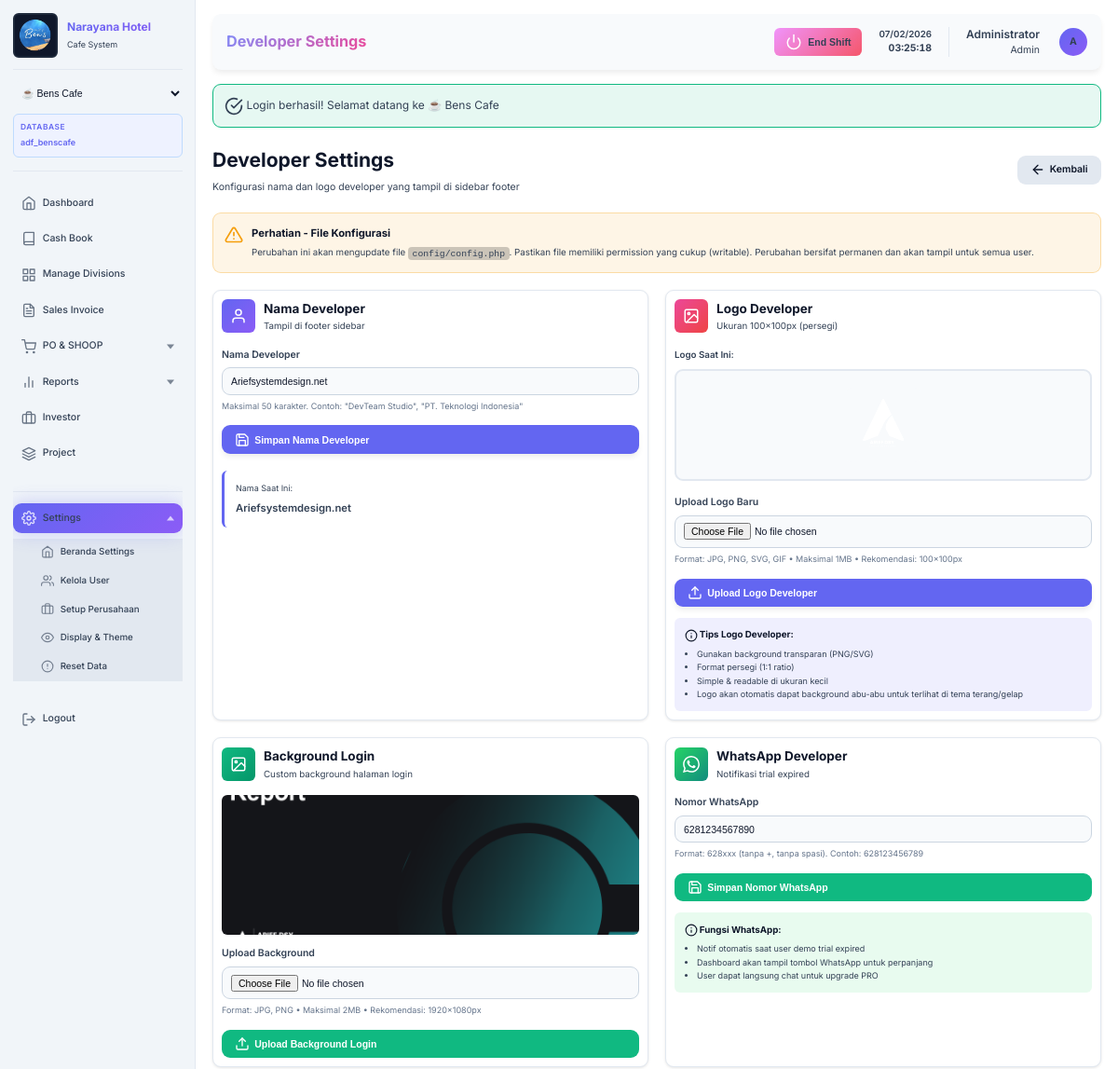
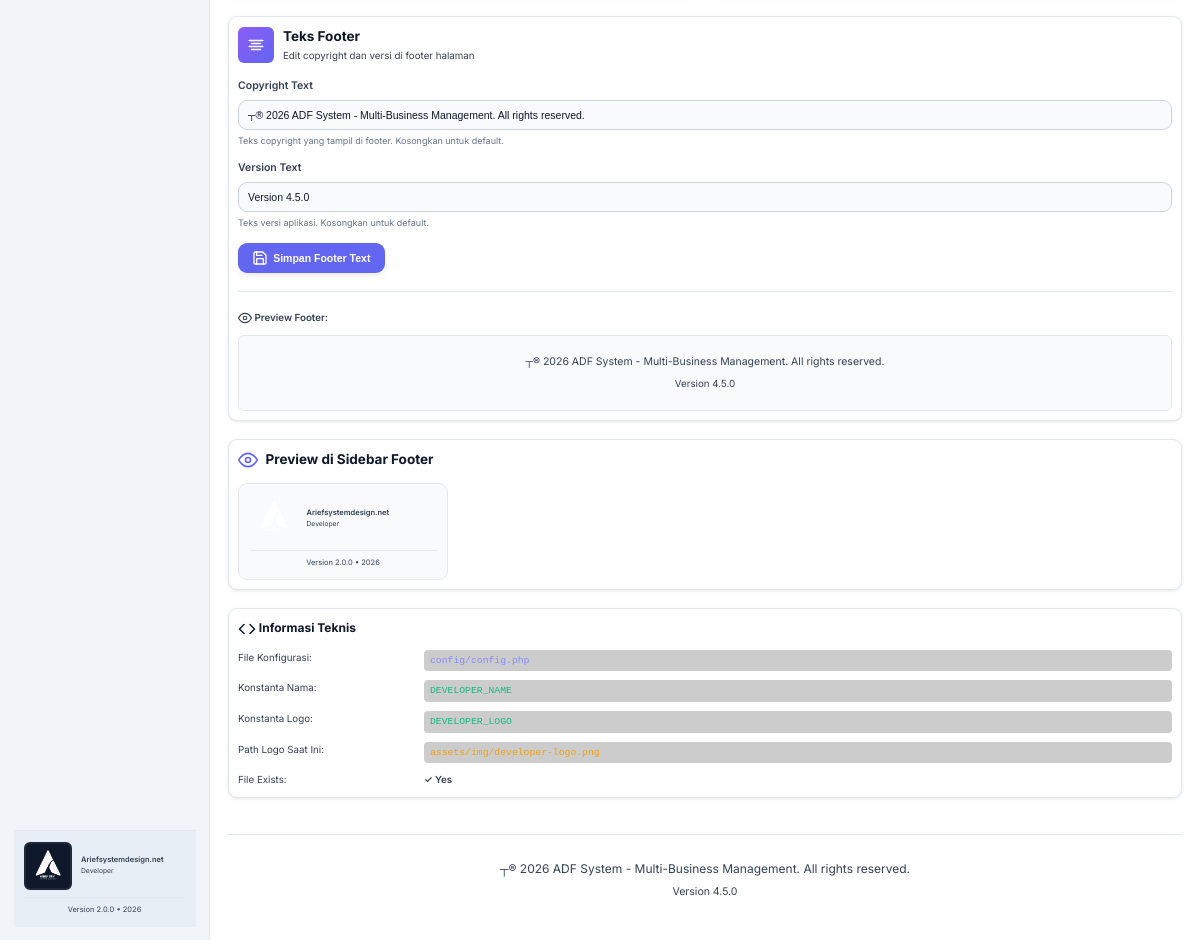
The page /adf_system/modules/settings/developer-settings.php (signed in) on the database its author committed (2 pictures, top to bottom).
### tables this page shows
CREATE TABLE `settings` (
  `id` int(11) NOT NULL AUTO_INCREMENT,
  `setting_key` varchar(100) NOT NULL,
  `setting_value` longtext DEFAULT NULL,
  `setting_type` varchar(50) DEFAULT 'string',
  `description` text DEFAULT NULL,
  `created_at` timestamp NOT NULL DEFAULT current_timestamp(),
  `updated_at` timestamp NOT NULL DEFAULT current_timestamp() ON UPDATE current_timestamp(),
  PRIMARY KEY (`id`),
  UNIQUE KEY `setting_key` (`setting_key`),
  KEY `idx_key` (`setting_key`)
);

### adf_system/modules/settings/developer-settings.php (the view, shortened to what the rows shown need)
<?php
require_once '../../config/database.php';
$db = Database::getInstance();
$pageTitle = 'Developer Settings';
$loginBgSetting = $db->fetchOne("SELECT setting_value FROM settings WHERE setting_key = 'login_background'");
$currentLoginBg = $loginBgSetting['setting_value'] ?? null;
$waSetting = $db->fetchOne("SELECT setting_value FROM settings WHERE setting_key = 'developer_whatsapp'");
$currentWA = $waSetting['setting_value'] ?? '';
$footerCopyrightSetting = $db->fetchOne("SELECT setting_value FROM settings WHERE setting_key = 'footer_copyright'");
$currentFooterCopyright = $footerCopyrightSetting['setting_value'] ?? '';
$footerVersionSetting = $db->fetchOne("SELECT setting_value FROM settings WHERE setting_key = 'footer_version'");
$currentFooterVersion = $footerVersionSetting['setting_value'] ?? '';
include '../../includes/header.php';
?>
<div style="display: flex; align-items: center; justify-content: space-between; margin-bottom: 1.5rem;">
    <div>
        <h2 style="font-size: 1.75rem; font-weight: 800; color: var(--text-primary); margin-bottom: 0.375rem;">
            Developer Settings
        </h2>
    </div>
</div>
<div style="display: grid; grid-template-columns: 1fr 1fr; gap: 1.5rem; margin-top: 1.5rem;">
    <div class="card">
        <?php if ($currentLoginBg && file_exists(BASE_PATH . '/uploads/backgrounds/' . $currentLoginBg)): ?>
            <div style="margin-bottom: 1rem; border-radius: var(--radius-md); overflow: hidden; height: 150px;">
                <img src="<?php echo BASE_URL . '/uploads/backgrounds/' . $currentLoginBg; ?>?v=<?php echo time(); ?>" alt="Login Background" style="width: 100%; height: 100%; object-fit: cover;">
            </div>
        <?php endif; ?>
    </div>
    <div class="card">
        <form method="POST">
            <div class="form-group">
                <label class="form-label">Nomor WhatsApp</label>
                <input type="text" name="whatsapp_number" class="form-control" value="<?php echo htmlspecialchars($currentWA); ?>" placeholder="628123456789" required>
                <small style="color: var(--text-muted); font-size: 0.75rem; margin-top: 0.375rem; display: block;">
                    Format: 628xxx (tanpa +, tanpa spasi). Contoh: 628123456789
                </small>
            </div>
        </form>
    </div>
</div>
<div class="card" style="margin-top: 1.5rem;">
    <form method="POST" style="display: grid; gap: 1rem;">
        <div class="form-group" style="margin: 0;">
            <label class="form-label">Copyright Text</label>
            <input type="text" name="footer_copyright" class="form-control"
                   value="<?php echo htmlspecialchars($currentFooterCopyright ?: '© ' . APP_YEAR . ' ' . APP_NAME . '. All rights reserved.'); ?>"
                   placeholder="© 2026 Narayana Hotel Management. All rights reserved."
                   maxlength="100">
            <small style="color: var(--text-muted); font-size: 0.75rem; margin-top: 0.375rem; display: block;">
                Teks copyright yang tampil di footer. Kosongkan untuk default.
            </small>
        </div>
        <div class="form-group" style="margin: 0;">
            <label class="form-label">Version Text</label>
            <input type="text" name="footer_version" class="form-control"
                   value="<?php echo htmlspecialchars($currentFooterVersion ?: 'Version ' . APP_VERSION); ?>"
                   placeholder="Version 1.0.0"
                   maxlength="50">
            <small style="color: var(--text-muted); font-size: 0.75rem; margin-top: 0.375rem; display: block;">
                Teks versi aplikasi. Kosongkan untuk default.
            </small>
        </div>
    </form>
    <div style="margin-top: 1.5rem; padding-top: 1.5rem; border-top: 1px solid var(--bg-tertiary);">
        <div style="background: var(--bg-secondary); border: 1px solid var(--bg-tertiary); border-radius: var(--radius-md); padding: 1.5rem; text-align: center;">
            <p style="color: var(--text-muted); margin: 0 0 0.5rem 0; font-size: 0.875rem;">
                <?php echo htmlspecialchars($currentFooterCopyright ?: '© ' . APP_YEAR . ' ' . APP_NAME . '. All rights reserved.'); ?>
            </p>
            <p style="color: var(--text-muted); margin: 0; font-size: 0.813rem;">
                <?php echo htmlspecialchars($currentFooterVersion ?: 'Version ' . APP_VERSION); ?>
            </p>
        </div>
    </div>
</div>
<?php include '../../includes/footer.php'; ?>

### adf_system/includes/header.php (shortened to what the rows shown need)
<!DOCTYPE html>
<html lang="<?php echo $_SESSION['user_language'] ?? 'id'; ?>">
<head>
    <link rel="stylesheet" href="<?php echo BASE_URL; ?>/assets/css/style.css?v=<?php echo time(); ?>">
</head>
<?php
$userTheme = 'dark';
if (isset($_SESSION['user_id'])) {
    try {
        require_once __DIR__ . '/../config/database.php';
        $db = Database::getInstance();
        $themeResult = $db->fetchOne(
            "SELECT theme FROM user_preferences WHERE user_id = ? AND branch_id = ? LIMIT 1",
            [$_SESSION['user_id'], ACTIVE_BUSINESS_ID]
        );
        if ($themeResult && !empty($themeResult['theme'])) {
            $userTheme = $themeResult['theme'];
        } else {
            $fallbackTheme = $db->fetchOne(
                "SELECT theme FROM user_preferences WHERE user_id = ? LIMIT 1",
                [$_SESSION['user_id']]
            );
            if ($fallbackTheme && !empty($fallbackTheme['theme'])) {
                $userTheme = $fallbackTheme['theme'];
            }
        }
    } catch (Exception $e) {
        $userTheme = 'dark';
        $themeError = $e->getMessage();
    }
}
?>
<body data-theme="<?php echo htmlspecialchars($userTheme); ?>" data-business="<?php echo ACTIVE_BUSINESS_ID; ?>" data-business-type="<?php echo BUSINESS_TYPE; ?>">
    <div class="main-wrapper">
        <aside class="sidebar">
            <div class="sidebar-header">
                <?php
                $companyNameSetting = $db->fetchOne("SELECT setting_value FROM settings WHERE setting_key = 'company_name'");
                $displayCompanyName = ($companyNameSetting && $companyNameSetting['setting_value'])
                    ? $companyNameSetting['setting_value']
                    : BUSINESS_NAME;
                ?>
                <div style="display: flex; align-items: center; gap: 0.875rem;">
                    <div style="flex: 1;">
                        <h1 class="logo" style="margin: 0; font-size: 1rem;"><?php echo htmlspecialchars($displayCompanyName); ?></h1>
                        <p style="color: var(--text-muted); font-size: 0.75rem; margin: 0; margin-top: 0.25rem;"><?php echo ucfirst(BUSINESS_TYPE); ?> System</p>
                    </div>
                </div>
                        <?php
                        require_once __DIR__ . '/../config/database.php';
                        ?>
            </div>
        </aside>
        <main class="main-content">
            <div class="top-bar">
                <div>
                    <h1 class="page-title"><?php echo $pageTitle ?? 'Dashboard'; ?></h1>
                </div>
            </div>
            <div class="page-content">

### adf_system/includes/footer.php (shortened to what the rows shown need)
           </div>
           <?php
           $footerCopyrightSetting = $db->fetchOne("SELECT setting_value FROM settings WHERE setting_key = 'footer_copyright'");
           $footerCopyright = $footerCopyrightSetting['setting_value'] ?? ('© ' . APP_YEAR . ' ' . APP_NAME . '. All rights reserved.');
           $footerVersionSetting = $db->fetchOne("SELECT setting_value FROM settings WHERE setting_key = 'footer_version'");
           $footerVersion = $footerVersionSetting['setting_value'] ?? ('Version ' . APP_VERSION);
           ?>
           <footer style="margin-top: 3rem; padding: 2rem 0; border-top: 1px solid var(--bg-tertiary); text-align: center; color: var(--text-muted);">
               <p><?php echo htmlspecialchars($footerCopyright); ?></p>
               <p style="font-size: 0.875rem; margin-top: 0.5rem;"><?php echo htmlspecialchars($footerVersion); ?></p>
           </footer>
       </main>
   </div>
</body>
</html>

### rows shown on the page
settings: setting_value "Narayana Hotel"
settings: setting_value (picture)
settings: whatsapp_number "6281234567890"
settings: footer_copyright "┬® 2026 ADF System - Multi-Business Management. All rights reserved.", setting_value "┬® 2026 ADF System - Multi-Business Management. All rights reserved."
settings: footer_version "Version 4.5.0", setting_value "Version 4.5.0"

### other values the page prints
BUSINESS_TYPE "Cafe"
$currentDb "adf_benscafe"
__('dashboard.title') "Dashboard"
__('cashbook.title') "Cash Book"
__('settings.divisions') "Manage Divisions"
__('settings.title') "Settings"
DEVELOPER_NAME "Ariefsystemdesign.net"
APP_VERSION "2.0.0"
APP_YEAR "2026"
$pageTitle "Developer Settings"
$_SESSION['full_name'] "Administrator"
$_SESSION['role'] "Admin"
substr($_SESSION['full_name'] ?? 'U', 0, 1) "A"
$success "Login berhasil! Selamat datang ke ☕ Bens Cafe"
$currentDevName "Ariefsystemdesign.net"
